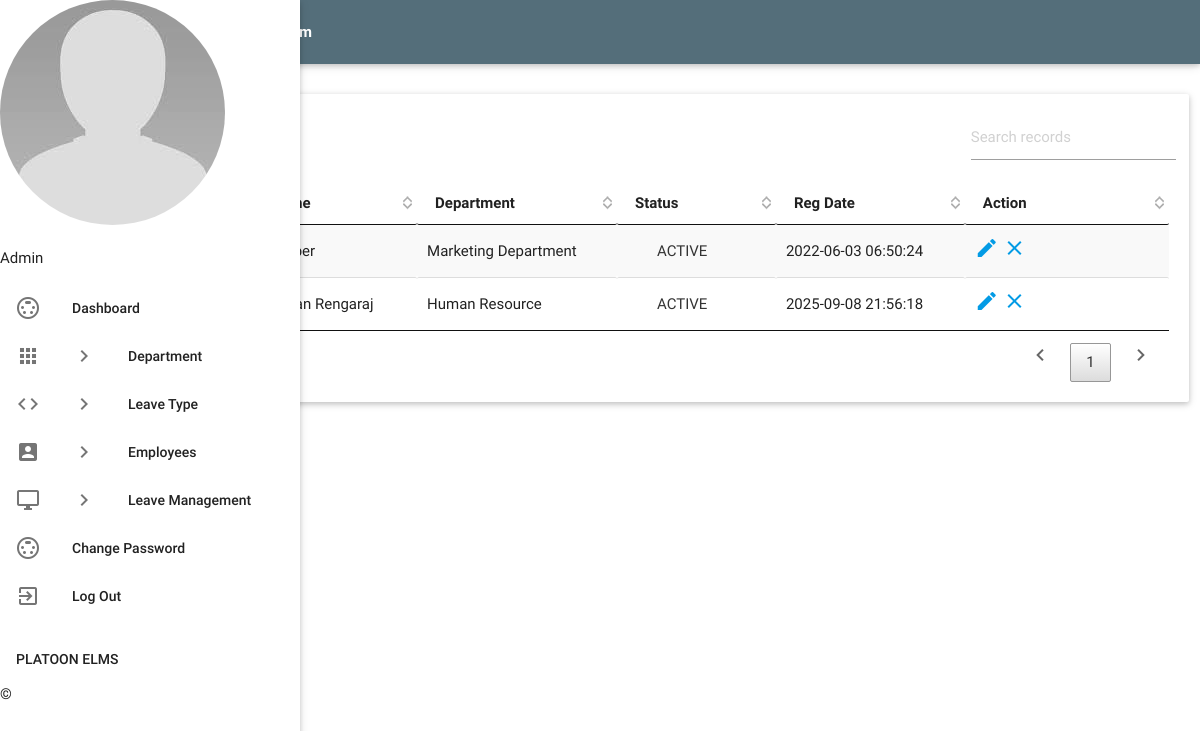
Page /admin/manageemployee.php (signed in) on the committed database.
### tables this page shows
CREATE TABLE `tblemployees` (
  `id` int NOT NULL,
  `EmpId` varchar(100) NOT NULL,
  `FirstName` varchar(150) NOT NULL,
  `LastName` varchar(150) NOT NULL,
  `EmailId` varchar(200) NOT NULL,
  `Password` text NOT NULL,
  `Gender` varchar(100) NOT NULL,
  `Dob` varchar(100) NOT NULL,
  `Department` varchar(255) NOT NULL,
  `Address` varchar(255) NOT NULL,
  `City` varchar(200) NOT NULL,
  `Country` varchar(150) NOT NULL,
  `Phonenumber` char(11) NOT NULL,
  `Status` int NOT NULL,
  `RegDate` timestamp NOT NULL DEFAULT CURRENT_TIMESTAMP
);

### admin/manageemployee.php (the view, shortened to what this page needs)
<?php
include('includes/config.php');
if(strlen($_SESSION['alogin'])==0) {
    header('location:index.php');
} else {
?>
<!DOCTYPE html>
<html lang="en">
<head>
    <link type="text/css" rel="stylesheet" href="../assets/plugins/materialize/css/materialize.min.css"/>
    <link type="text/css" rel="stylesheet" href="../assets/plugins/materialize/css/materialize.css"/>
    <link href="../assets/plugins/material-preloader/css/materialPreloader.min.css" rel="stylesheet">
    <link href="../assets/plugins/datatables/css/jquery.dataTables.min.css" rel="stylesheet">
    <link href="../assets/css/alpha.min.css" rel="stylesheet" type="text/css"/>
    <link href="../assets/css/custom.css" rel="stylesheet" type="text/css"/>
    <link href="../assets/css/style.css" rel="stylesheet" type="text/css"/>
</head>
<body>
    <?php include('includes/header.php');?>
    <?php include('includes/sidebar.php');?>
    <main class="mn-inner">
        <div class="row">
            <div class="col s12">
                <div class="page-title blue-gray-text text-darken-2">Manage Employees</div>
            </div>
            <div class="col s12 m12 l12">
                <div class="card">
                    <div class="card-content">
                        <table id="example" class="display responsive-table">
                            <thead>
                                <tr>
                                    <th>Emp Name</th>
                                    <th>Department</th>
                                    <th>Status</th>
                                    <th>Reg Date</th>
                                    <th>Action</th>
                                </tr>
                            </thead>
                            <tbody>
                            <?php
                            $sql = "SELECT EmpId,FirstName,LastName,Department,Status,RegDate,id FROM tblemployees";
                            $query = $dbh->prepare($sql);
                            $query->execute();
                            $results = $query->fetchAll(PDO::FETCH_OBJ);
                            $cnt = 1;
                            if($query->rowCount() > 0) {
                                foreach($results as $result) { ?>
                                    <tr>
                                        <td><?php echo htmlentities($cnt);?></td>
                                        <td><?php echo htmlentities($result->EmpId);?></td>
                                        <td><?php echo htmlentities($result->FirstName . ' ' . $result->LastName);?></td>
                                        <td><?php echo htmlentities($result->Department);?></td>
                                        <td>
                                            <?php if($result->Status){ ?>
                                                <a class="waves-effect waves-green btn-flat m-b-xs">Active</a>
                                            <?php } else { ?>
                                                <a class="waves-effect waves-red btn-flat m-b-xs">Inactive</a>
                                            <?php } ?>
                                        </td>
                                        <td><?php echo htmlentities($result->RegDate);?></td>
                                        <td>
                                            <a href="editemployee.php?empid=<?php echo htmlentities($result->id);?>">
                                                <i class="material-icons">mode_edit</i>
                                            </a>
                                            <?php if($result->Status==1) { ?>
                                                <a href="manageemployee.php?inid=<?php echo htmlentities($result->id);?>"
                                                   onclick="return confirm('Are you sure you want to inactive this employee?');">
                                                   <i class="material-icons" title="Inactive">clear</i>
                                                </a>
                                            <?php } ?>
                                        </td>
                                    </tr>
                                <?php $cnt++; } } ?>
                            </tbody>
                        </table>
                    </div>
                </div>
            </div>
        </div>
    </main>
</body>
</html>
<?php } ?>

### rows in the picture
tblemployees: Department "Marketing Department", Status "ACTIVE", RegDate "2022-06-03 06:50:24"
tblemployees: FirstName+LastName "Manikandan Rengaraj", Department "Human Resource", Status "ACTIVE", RegDate "2025-09-08 21:56:18"
